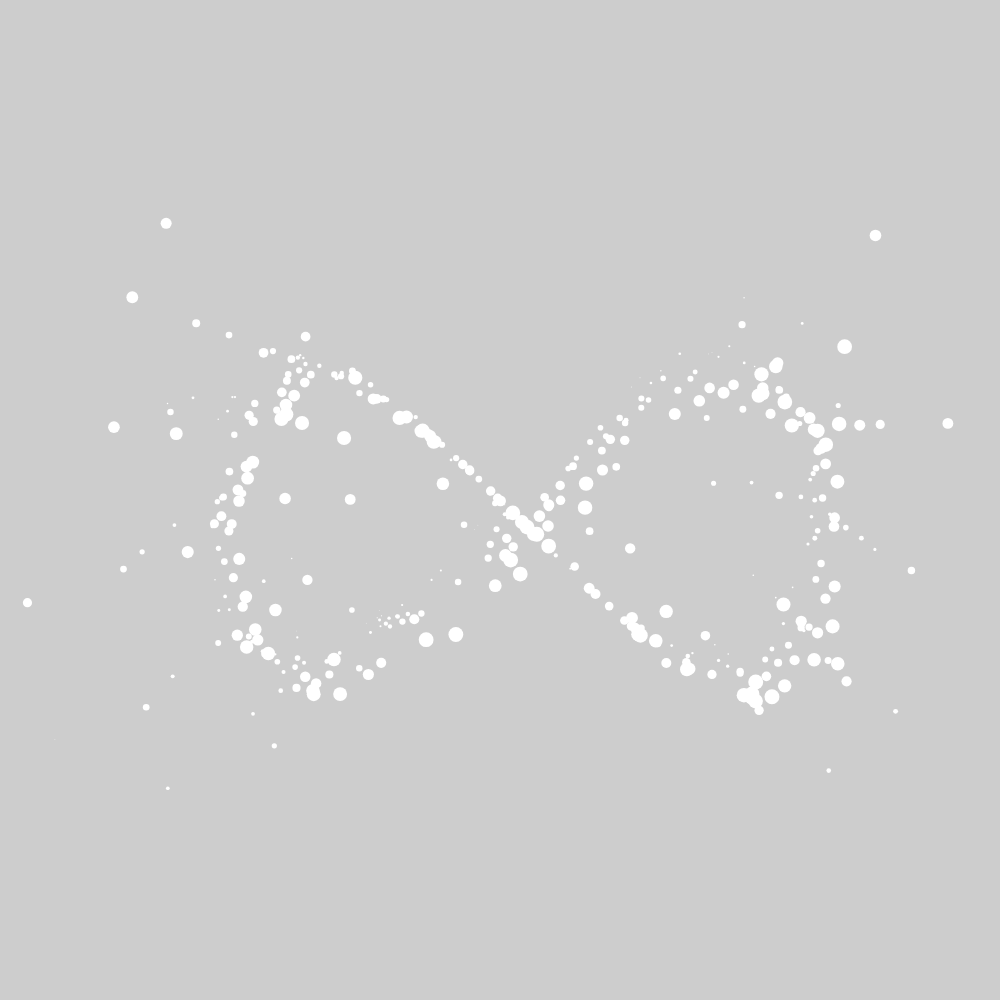
Frame 1 (no input)
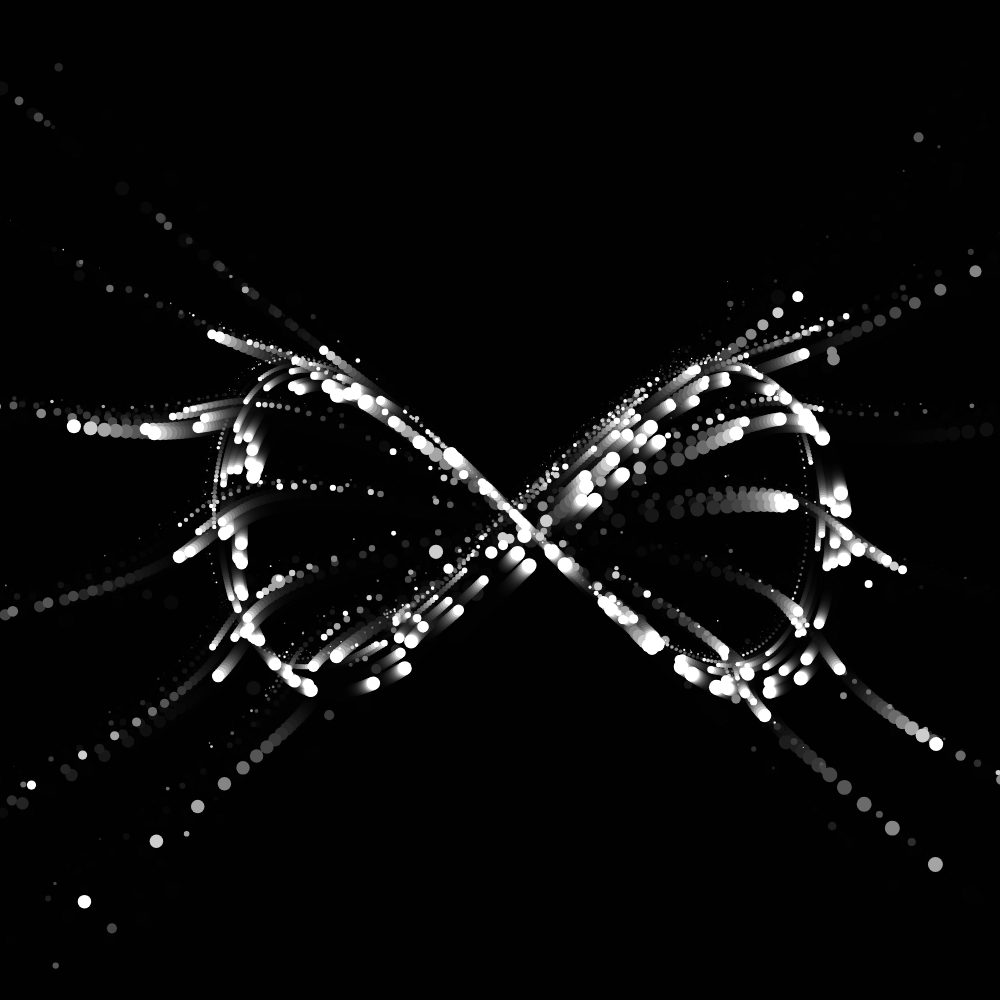
Frame 60 (no input)
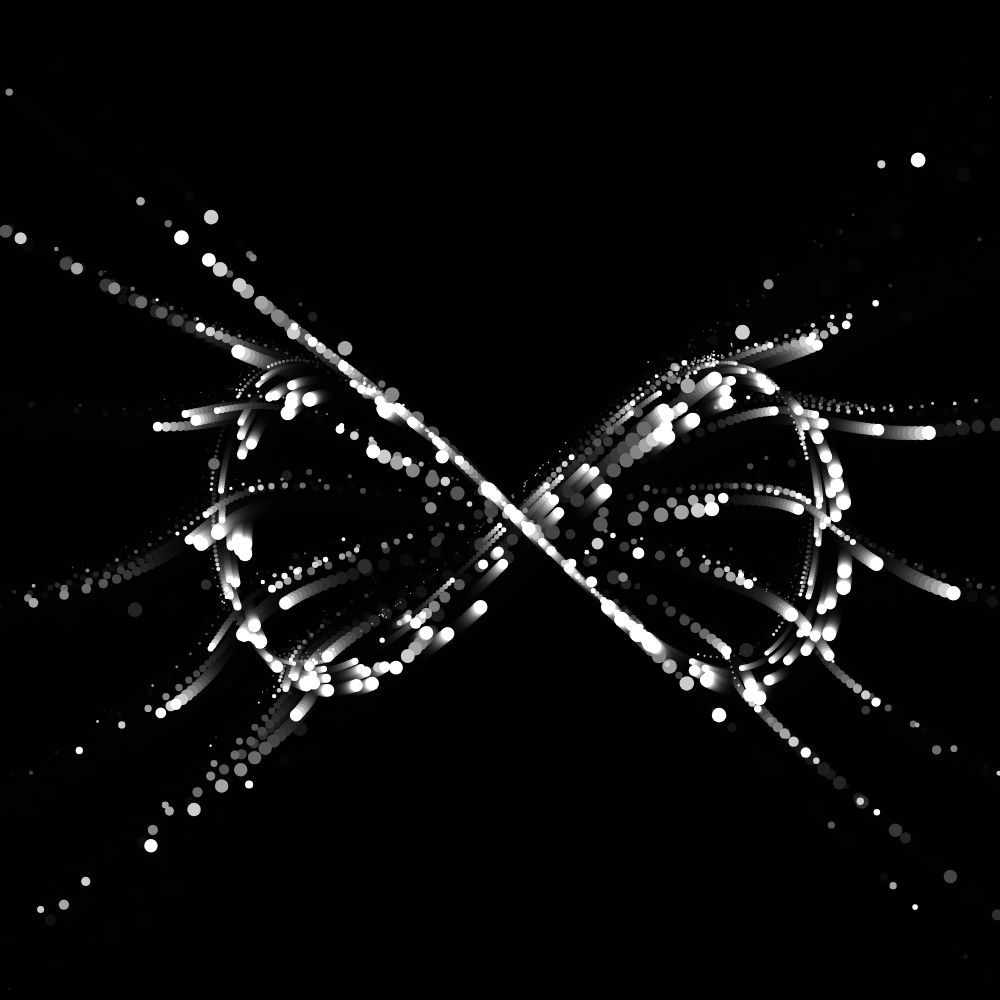
Frame 120 (the mouse pressed at the canvas centre since frame 60)

The p5.js sketch that drew these frames (run headless with seeded random() and noise() and a simulated clock; from frame 60 on, the mouse is pressed at the canvas centre):

// p5.js sketch
// ── sketch.js
function setup(){
  createCanvas(1000, 1000);
  numDivs = 200;
  radius = 300;

  sizes = []
  speed = []
  for(a = 0; a<TAU; a+=TAU/numDivs){
    speed.push(random())
    sizes.push(random(0.5,12))
  }
  FPS = 40;
  frameRate(FPS);
}
function draw(){
  // background(220,50);
  background(0,50)
  translate(width/2, height/2) //starts the circle in the center of the canvas
  
  let t = frameCount/FPS //framecount is P5 keeping track of how many frames have passed since sketch started
  
  for(n=0;n<numDivs; n++){
    a = TAU/numDivs * n + t/(sizes[n]/2)
    ratio = 8 //change number for different number of petals
    r = radius + speed[n]*20 + 50*tan(a*ratio) //tan causes spider legs
    x = r*cos(a);
    y = r*sin(a)*cos(a);
    x2 = radius*cos(a);
    y2 = radius*sin(a)*cos(a);
    x3 = radius*cos(a)*sin(a);
    y3 = radius*sin(a);
    
    strokeWeight(sizes[n]*1.25);
    // stroke(random(1800), 100,random(250),255) //colored
    stroke(255)

    point(x + (sizes[n] * 3),y + (sizes[n] * 3)) //spider legs
    point(x2 + (sizes[n] * 4),y2 + (sizes[n] * 4)) //horizontal infinity
    // point(x3 + (sizes[n] * 4),y3 + (sizes[n] * 4)) //vertical infinity


  }
}
